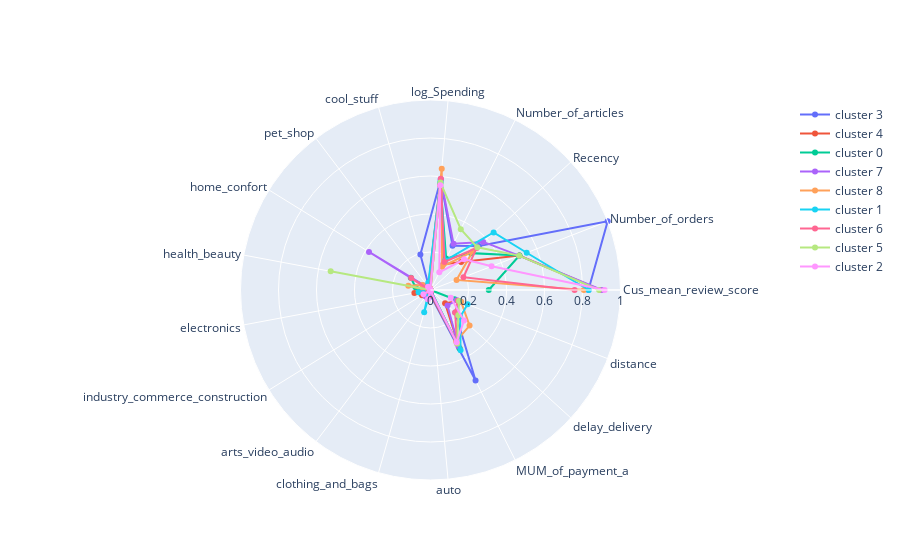

Here is the notebook cell this chart was saved with:
### Code cell
polarplt(df3, 'cluster_M0', selection)

### Figure 1 — Plotly figure (JSON) as saved in the notebook; plotly's stock layout.template omitted (floating-point values rounded to 4 significant figures)
{"data": [{"name": "cluster 3", "r": [0.8312, 1, 0.3447, 0.26, 0.5825, 0.1947, 0.008898, 0.04388, null, null, 0.02957, null, null, 0.03286, 0.5321, 0.1765, 0.1693], "theta": ["Cus_mean_review_score", "Number_of_orders", "Recency", "Number_of_articles", "log_Spending", "cool_stuff", "pet_shop", "home_confort", "health_beauty", "electronics", "industry_commerce_construction", "arts_video_audio", "clothing_and_bags", "auto", "MUM_of_payment_a", "delay_delivery", "distance", "cluster_t3", "cluster_M0"], "type": "scatterpolar"}, {"name": "cluster 4", "r": [0.8941, 0.5013, 0.2183, 0.1508, 0.5552, 0.0001273, 0.008593, 0.003947, 0.0002546, 0.08622, 0.05254, 0.0005092, null, 0.0268, 0.3429, 0.1038, 0.1591], "theta": ["Cus_mean_review_score", "Number_of_orders", "Recency", "Number_of_articles", "log_Spending", "cool_stuff", "pet_shop", "home_confort", "health_beauty", "electronics", "industry_commerce_construction", "arts_video_audio", "clothing_and_bags", "auto", "MUM_of_payment_a", "delay_delivery", "distance", "cluster_t3", "cluster_M0"], "type": "scatterpolar"}, {"name": "cluster 0", "r": [0.3065, 0.5022, 0.2881, 0.1848, 0.5667, 0.03384, 0.006964, 0.122, 0.07994, 0.04356, 0.02611, 0.02632, 0.02214, 0.01337, 0.3427, -0.1576, 0.1353], "theta": ["Cus_mean_review_score", "Number_of_orders", "Recency", "Number_of_articles", "log_Spending", "cool_stuff", "pet_shop", "home_confort", "health_beauty", "electronics", "industry_commerce_construction", "arts_video_audio", "clothing_and_bags", "auto", "MUM_of_payment_a", "delay_delivery", "distance", "cluster_t3", "cluster_M0"], "type": "scatterpolar"}, {"name": "cluster 7", "r": [0.9015, 0.5002, 0.3754, 0.272, 0.587, 0.03234, 0.01161, 0.3807, 0.001596, 0.03713, 0.004332, 0.04232, 0.003724, 0.01699, 0.3291, 0.1209, 0.1484], "theta": ["Cus_mean_review_score", "Number_of_orders", "Recency", "Number_of_articles", "log_Spending", "cool_stuff", "pet_shop", "home_confort", "health_beauty", "electronics", "industry_commerce_construction", "arts_video_audio", "clothing_and_bags", "auto", "MUM_of_payment_a", "delay_delivery", "distance", "cluster_t3", "cluster_M0"], "type": "scatterpolar"}, {"name": "cluster 8", "r": [0.8075, 0.1471, 0.3009, 0.1371, 0.6413, 0.03524, 0.007159, 0.04956, 0.1187, 0.01597, 0.01439, 0.007709, 0.006057, 0.009361, 0.3023, 0.2781, 0.173], "theta": ["Cus_mean_review_score", "Number_of_orders", "Recency", "Number_of_articles", "log_Spending", "cool_stuff", "pet_shop", "home_confort", "health_beauty", "electronics", "industry_commerce_construction", "arts_video_audio", "clothing_and_bags", "auto", "MUM_of_payment_a", "delay_delivery", "distance", "cluster_t3", "cluster_M0"], "type": "scatterpolar"}, {"name": "cluster 1", "r": [0.8327, 0.5429, 0.4495, 0.1731, 0.5723, 0.0405, 0.002558, 0.00548, 0.007125, 0.06379, 0.003471, 0.01951, 0.1214, 0.001827, 0.3547, 0.2111, 0.2091], "theta": ["Cus_mean_review_score", "Number_of_orders", "Recency", "Number_of_articles", "log_Spending", "cool_stuff", "pet_shop", "home_confort", "health_beauty", "electronics", "industry_commerce_construction", "arts_video_audio", "clothing_and_bags", "auto", "MUM_of_payment_a", "delay_delivery", "distance", "cluster_t3", "cluster_M0"], "type": "scatterpolar"}, {"name": "cluster 6", "r": [0.7583, 0.1859, 0.3287, 0.165, 0.5882, 0.01055, 0.004791, 0.1197, 0.01268, 0.007057, 0.01051, 0.003682, 0.009939, 0.004755, 0.3139, 0.1752, 0.1555], "theta": ["Cus_mean_review_score", "Number_of_orders", "Recency", "Number_of_articles", "log_Spending", "cool_stuff", "pet_shop", "home_confort", "health_beauty", "electronics", "industry_commerce_construction", "arts_video_audio", "clothing_and_bags", "auto", "MUM_of_payment_a", "delay_delivery", "distance", "cluster_t3", "cluster_M0"], "type": "scatterpolar"}, {"name": "cluster 5", "r": [0.8871, 0.5007, 0.3334, 0.3575, 0.568, 0.0007311, 6.646e-05, 0.0007976, 0.5346, 0.0003323, 0.0003988, 0.001396, null, null, 0.3142, 0.1982, 0.1612], "theta": ["Cus_mean_review_score", "Number_of_orders", "Recency", "Number_of_articles", "log_Spending", "cool_stuff", "pet_shop", "home_confort", "health_beauty", "electronics", "industry_commerce_construction", "arts_video_audio", "clothing_and_bags", "auto", "MUM_of_payment_a", "delay_delivery", "distance", "cluster_t3", "cluster_M0"], "type": "scatterpolar"}, {"name": "cluster 2", "r": [0.9165, 0.3448, 0.2395, 0.1039, 0.5543, 0.002764, 0.0214, 0.003981, 0.001769, null, 0.04368, 0.001106, 0.05046, 0.006911, 0.3073, 0.2389, 0.1143], "theta": ["Cus_mean_review_score", "Number_of_orders", "Recency", "Number_of_articles", "log_Spending", "cool_stuff", "pet_shop", "home_confort", "health_beauty", "electronics", "industry_commerce_construction", "arts_video_audio", "clothing_and_bags", "auto", "MUM_of_payment_a", "delay_delivery", "distance", "cluster_t3", "cluster_M0"], "type": "scatterpolar"}], "layout": {"polar": {"radialaxis": {"range": [0, 1], "visible": true}}, "showlegend": true}}
